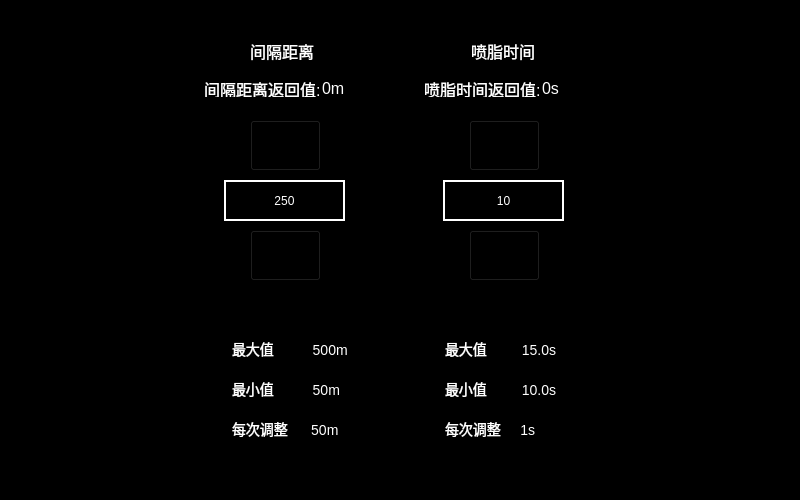
<?xml version="1.0" encoding="UTF-8"?>
<ui version="4.0">
 <class>Settng_Lubrication</class>
 <widget class="QWidget" name="Settng_Lubrication">
  <property name="geometry">
   <rect>
    <x>0</x>
    <y>0</y>
    <width>800</width>
    <height>500</height>
   </rect>
  </property>
  <property name="windowTitle">
   <string>Form</string>
  </property>
  <property name="styleSheet">
   <string notr="true">QWidget
{
background-color:black;
}
</string>
  </property>
  <widget class="QLabel" name="LBL_Tips1">
   <property name="geometry">
    <rect>
     <x>250</x>
     <y>40</y>
     <width>71</width>
     <height>21</height>
    </rect>
   </property>
   <property name="styleSheet">
    <string notr="true">color:white;
font:16px;</string>
   </property>
   <property name="text">
    <string>间隔距离</string>
   </property>
  </widget>
  <widget class="QLabel" name="LBL_Tips2">
   <property name="geometry">
    <rect>
     <x>471</x>
     <y>40</y>
     <width>71</width>
     <height>21</height>
    </rect>
   </property>
   <property name="styleSheet">
    <string notr="true">color:white;
font:16px;</string>
   </property>
   <property name="text">
    <string>喷脂时间</string>
   </property>
  </widget>
  <widget class="QLabel" name="LBL_DisReturnTips">
   <property name="geometry">
    <rect>
     <x>204</x>
     <y>80</y>
     <width>121</width>
     <height>17</height>
    </rect>
   </property>
   <property name="styleSheet">
    <string notr="true">color:white;
font:16px;</string>
   </property>
   <property name="text">
    <string>间隔距离返回值: </string>
   </property>
   <property name="alignment">
    <set>Qt::AlignLeading|Qt::AlignLeft|Qt::AlignVCenter</set>
   </property>
  </widget>
  <widget class="QLabel" name="LBL_TimeReturnTips">
   <property name="geometry">
    <rect>
     <x>424</x>
     <y>80</y>
     <width>121</width>
     <height>17</height>
    </rect>
   </property>
   <property name="styleSheet">
    <string notr="true">color:white;
font:16px;</string>
   </property>
   <property name="text">
    <string>喷脂时间返回值: </string>
   </property>
   <property name="alignment">
    <set>Qt::AlignLeading|Qt::AlignLeft|Qt::AlignVCenter</set>
   </property>
  </widget>
  <widget class="QLabel" name="LBL_DisValue">
   <property name="geometry">
    <rect>
     <x>224</x>
     <y>180</y>
     <width>121</width>
     <height>41</height>
    </rect>
   </property>
   <property name="styleSheet">
    <string notr="true">border:2px solid white;
color:white;</string>
   </property>
   <property name="text">
    <string>250</string>
   </property>
   <property name="alignment">
    <set>Qt::AlignCenter</set>
   </property>
  </widget>
  <widget class="QLabel" name="LBL_TimeValue">
   <property name="geometry">
    <rect>
     <x>443</x>
     <y>180</y>
     <width>121</width>
     <height>41</height>
    </rect>
   </property>
   <property name="styleSheet">
    <string notr="true">border:2px solid white;
color:white;</string>
   </property>
   <property name="text">
    <string>10</string>
   </property>
   <property name="alignment">
    <set>Qt::AlignCenter</set>
   </property>
  </widget>
  <widget class="QPushButton" name="BTN_DisAdd">
   <property name="geometry">
    <rect>
     <x>250</x>
     <y>120</y>
     <width>71</width>
     <height>51</height>
    </rect>
   </property>
   <property name="focusPolicy">
    <enum>Qt::NoFocus</enum>
   </property>
   <property name="styleSheet">
    <string notr="true">border-image: url(:/images/images/LubAdd.png);</string>
   </property>
   <property name="text">
    <string/>
   </property>
  </widget>
  <widget class="QPushButton" name="BTN_DisSub">
   <property name="geometry">
    <rect>
     <x>250</x>
     <y>230</y>
     <width>71</width>
     <height>51</height>
    </rect>
   </property>
   <property name="focusPolicy">
    <enum>Qt::NoFocus</enum>
   </property>
   <property name="styleSheet">
    <string notr="true">border-image: url(:/images/images/LubSub.png);</string>
   </property>
   <property name="text">
    <string/>
   </property>
  </widget>
  <widget class="QPushButton" name="BTN_TimeAdd">
   <property name="geometry">
    <rect>
     <x>469</x>
     <y>120</y>
     <width>71</width>
     <height>51</height>
    </rect>
   </property>
   <property name="focusPolicy">
    <enum>Qt::NoFocus</enum>
   </property>
   <property name="styleSheet">
    <string notr="true">border-image: url(:/images/images/LubAdd.png);</string>
   </property>
   <property name="text">
    <string/>
   </property>
  </widget>
  <widget class="QPushButton" name="BTN_TimeSub">
   <property name="geometry">
    <rect>
     <x>469</x>
     <y>230</y>
     <width>71</width>
     <height>51</height>
    </rect>
   </property>
   <property name="focusPolicy">
    <enum>Qt::NoFocus</enum>
   </property>
   <property name="styleSheet">
    <string notr="true">border-image: url(:/images/images/LubSub.png);</string>
   </property>
   <property name="text">
    <string/>
   </property>
  </widget>
  <widget class="QLabel" name="LBL_DisMAXValue">
   <property name="geometry">
    <rect>
     <x>232</x>
     <y>340</y>
     <width>121</width>
     <height>17</height>
    </rect>
   </property>
   <property name="styleSheet">
    <string notr="true">color:white;
font:14px;</string>
   </property>
   <property name="text">
    <string>最大值          500m</string>
   </property>
  </widget>
  <widget class="QLabel" name="LBL_DisMINValue">
   <property name="geometry">
    <rect>
     <x>232</x>
     <y>380</y>
     <width>121</width>
     <height>17</height>
    </rect>
   </property>
   <property name="styleSheet">
    <string notr="true">color:white;
font:14px;</string>
   </property>
   <property name="text">
    <string>最小值          50m</string>
   </property>
  </widget>
  <widget class="QLabel" name="LBL_DisEachValue">
   <property name="geometry">
    <rect>
     <x>232</x>
     <y>420</y>
     <width>121</width>
     <height>17</height>
    </rect>
   </property>
   <property name="styleSheet">
    <string notr="true">color:white;
font:14px;</string>
   </property>
   <property name="text">
    <string>每次调整      50m</string>
   </property>
  </widget>
  <widget class="QLabel" name="LBL_TimeEachValue">
   <property name="geometry">
    <rect>
     <x>445</x>
     <y>420</y>
     <width>121</width>
     <height>17</height>
    </rect>
   </property>
   <property name="styleSheet">
    <string notr="true">color:white;
font:14px;</string>
   </property>
   <property name="text">
    <string>每次调整     1s</string>
   </property>
  </widget>
  <widget class="QLabel" name="LBL_TimeMAXValue">
   <property name="geometry">
    <rect>
     <x>445</x>
     <y>340</y>
     <width>121</width>
     <height>17</height>
    </rect>
   </property>
   <property name="styleSheet">
    <string notr="true">color:white;
font:14px;</string>
   </property>
   <property name="text">
    <string>最大值         15.0s</string>
   </property>
  </widget>
  <widget class="QLabel" name="LBL_TimeMINValue">
   <property name="geometry">
    <rect>
     <x>445</x>
     <y>380</y>
     <width>121</width>
     <height>17</height>
    </rect>
   </property>
   <property name="styleSheet">
    <string notr="true">color:white;
font:14px;</string>
   </property>
   <property name="text">
    <string>最小值         10.0s</string>
   </property>
  </widget>
  <widget class="QLabel" name="LBL_DisReturnValue">
   <property name="geometry">
    <rect>
     <x>322</x>
     <y>80</y>
     <width>51</width>
     <height>17</height>
    </rect>
   </property>
   <property name="styleSheet">
    <string notr="true">color:white;
font:16px;</string>
   </property>
   <property name="text">
    <string>0m</string>
   </property>
   <property name="alignment">
    <set>Qt::AlignLeading|Qt::AlignLeft|Qt::AlignVCenter</set>
   </property>
  </widget>
  <widget class="QLabel" name="LBL_TimeReturnValue">
   <property name="geometry">
    <rect>
     <x>542</x>
     <y>80</y>
     <width>51</width>
     <height>17</height>
    </rect>
   </property>
   <property name="styleSheet">
    <string notr="true">color:white;
font:16px;</string>
   </property>
   <property name="text">
    <string>0s</string>
   </property>
   <property name="alignment">
    <set>Qt::AlignLeading|Qt::AlignLeft|Qt::AlignVCenter</set>
   </property>
  </widget>
 </widget>
 <resources/>
 <connections/>
</ui>
